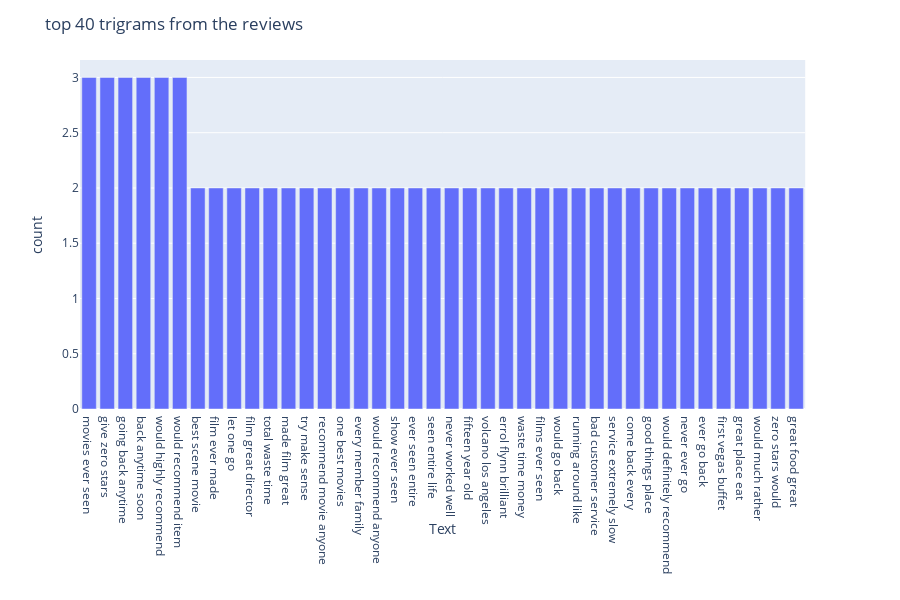

The code cell stored with this chart in its notebook:
### Markdown cell above
From the bar graph with the top bigrams we can start noticable pairs that indicate if a review is good or bad.
For example, `waste time` or `bad film` are texts you would see in a negative review of a film or a product.

But some bigrams like `customer service` or `battery life` don't tell much about the review. Perhaps if we increased the ngrams to a trigrams we would be able to capture more information about it.

As a result, the graph below shows the top trigrams for the reviews

### Code cell
# Plotting the top 40 trigrams from the reviews after stopwords were removed
top_bigrams = get_top_n_ngrams(reviews['cleaned_review'], n=40, ngrams=3)
trigrams = pd.DataFrame(top_bigrams, columns = ['Text', 'count'])

fig = px.bar(trigrams, y='count', x='Text')
fig.update_layout(title_text='top 40 trigrams from the reviews')
fig.show()

### Figure 1 — Plotly figure (JSON) as saved in the notebook; plotly's stock layout.template omitted (floating-point values rounded to 4 significant figures)
{"data": [{"alignmentgroup": "True", "hoverlabel": {"namelength": 0}, "hovertemplate": "Text=%{x}<br>count=%{y}", "legendgroup": "", "marker": {"color": "#636efa"}, "name": "", "offsetgroup": "", "orientation": "v", "showlegend": false, "textposition": "auto", "type": "bar", "x": ["movies ever seen", "give zero stars", "going back anytime", "back anytime soon", "would highly recommend", "would recommend item", "best scene movie", "film ever made", "let one go", "film great director", "total waste time", "made film great", "try make sense", "recommend movie anyone", "one best movies", "every member family", "would recommend anyone", "show ever seen", "ever seen entire", "seen entire life", "never worked well", "fifteen year old", "volcano los angeles", "errol flynn brilliant", "waste time money", "films ever seen", "would go back", "running around like", "bad customer service", "service extremely slow", "come back every", "good things place", "would definitely recommend", "never ever go", "ever go back", "first vegas buffet", "great place eat", "would much rather", "zero stars would", "great food great"], "xaxis": "x", "y": [3, 3, 3, 3, 3, 3, 2, 2, 2, 2, 2, 2, 2, 2, 2, 2, 2, 2, 2, 2, 2, 2, 2, 2, 2, 2, 2, 2, 2, 2, 2, 2, 2, 2, 2, 2, 2, 2, 2, 2], "yaxis": "y"}], "layout": {"barmode": "relative", "height": 600, "legend": {"tracegroupgap": 0}, "margin": {"t": 60}, "title": {"text": "top 40 trigrams from the reviews"}, "xaxis": {"anchor": "y", "domain": [0, 0.98], "title": {"text": "Text"}}, "yaxis": {"anchor": "x", "domain": [0, 1], "title": {"text": "count"}}}}
